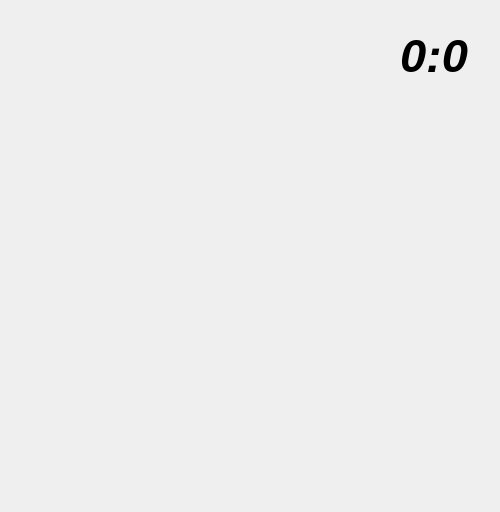
<?xml version="1.0" encoding="UTF-8"?>
<ui version="4.0">
 <class>MainWindow</class>
 <widget class="QMainWindow" name="MainWindow">
  <property name="enabled">
   <bool>true</bool>
  </property>
  <property name="geometry">
   <rect>
    <x>0</x>
    <y>0</y>
    <width>500</width>
    <height>512</height>
   </rect>
  </property>
  <property name="windowTitle">
   <string>MainWindow</string>
  </property>
  <widget class="QWidget" name="centralwidget">
   <widget class="QLabel" name="label">
    <property name="geometry">
     <rect>
      <x>0</x>
      <y>0</y>
      <width>500</width>
      <height>500</height>
     </rect>
    </property>
    <property name="text">
     <string/>
    </property>
    <property name="pixmap">
     <pixmap>cards 36/table.jpg</pixmap>
    </property>
   </widget>
   <widget class="QLabel" name="goalkeeper_1">
    <property name="enabled">
     <bool>true</bool>
    </property>
    <property name="geometry">
     <rect>
      <x>227</x>
      <y>10</y>
      <width>46</width>
      <height>67</height>
     </rect>
    </property>
    <property name="text">
     <string/>
    </property>
    <property name="pixmap">
     <pixmap>cards 36/cards_01.jpg</pixmap>
    </property>
   </widget>
   <widget class="QLabel" name="defender_1_3">
    <property name="geometry">
     <rect>
      <x>292</x>
      <y>85</y>
      <width>46</width>
      <height>67</height>
     </rect>
    </property>
    <property name="text">
     <string/>
    </property>
    <property name="pixmap">
     <pixmap>cards 36/cards_14.jpg</pixmap>
    </property>
   </widget>
   <widget class="QLabel" name="defender_1_2">
    <property name="geometry">
     <rect>
      <x>227</x>
      <y>85</y>
      <width>46</width>
      <height>67</height>
     </rect>
    </property>
    <property name="text">
     <string/>
    </property>
    <property name="pixmap">
     <pixmap>cards 36/cards_52.jpg</pixmap>
    </property>
   </widget>
   <widget class="QLabel" name="defender_1_1">
    <property name="geometry">
     <rect>
      <x>162</x>
      <y>85</y>
      <width>46</width>
      <height>67</height>
     </rect>
    </property>
    <property name="text">
     <string/>
    </property>
    <property name="pixmap">
     <pixmap>cards 36/cards_26.jpg</pixmap>
    </property>
   </widget>
   <widget class="QLabel" name="defender_2_3">
    <property name="geometry">
     <rect>
      <x>292</x>
      <y>335</y>
      <width>46</width>
      <height>67</height>
     </rect>
    </property>
    <property name="text">
     <string/>
    </property>
    <property name="pixmap">
     <pixmap>cards 36/cards_40.jpg</pixmap>
    </property>
   </widget>
   <widget class="QLabel" name="defender_2_2">
    <property name="geometry">
     <rect>
      <x>227</x>
      <y>335</y>
      <width>46</width>
      <height>67</height>
     </rect>
    </property>
    <property name="text">
     <string/>
    </property>
    <property name="pixmap">
     <pixmap>cards 36/cards_39.jpg</pixmap>
    </property>
   </widget>
   <widget class="QLabel" name="defender_2_4">
    <property name="geometry">
     <rect>
      <x>162</x>
      <y>335</y>
      <width>46</width>
      <height>67</height>
     </rect>
    </property>
    <property name="text">
     <string/>
    </property>
    <property name="pixmap">
     <pixmap>cards 36/cards_13.jpg</pixmap>
    </property>
   </widget>
   <widget class="QLabel" name="goalkeeper_2">
    <property name="geometry">
     <rect>
      <x>227</x>
      <y>410</y>
      <width>46</width>
      <height>67</height>
     </rect>
    </property>
    <property name="text">
     <string/>
    </property>
    <property name="pixmap">
     <pixmap>cards 36/cards_27.jpg</pixmap>
    </property>
   </widget>
   <widget class="QLabel" name="halfback_1_2">
    <property name="geometry">
     <rect>
      <x>260</x>
      <y>160</y>
      <width>46</width>
      <height>67</height>
     </rect>
    </property>
    <property name="text">
     <string/>
    </property>
    <property name="pixmap">
     <pixmap>cards 36/cards_09.jpg</pixmap>
    </property>
   </widget>
   <widget class="QLabel" name="halfback_2_2">
    <property name="geometry">
     <rect>
      <x>260</x>
      <y>260</y>
      <width>46</width>
      <height>67</height>
     </rect>
    </property>
    <property name="text">
     <string/>
    </property>
    <property name="pixmap">
     <pixmap>cards 36/cards_21.jpg</pixmap>
    </property>
   </widget>
   <widget class="QLabel" name="halfback_2_1">
    <property name="geometry">
     <rect>
      <x>194</x>
      <y>260</y>
      <width>46</width>
      <height>67</height>
     </rect>
    </property>
    <property name="text">
     <string/>
    </property>
    <property name="pixmap">
     <pixmap>cards 36/cards_45.jpg</pixmap>
    </property>
   </widget>
   <widget class="QLabel" name="deck_2">
    <property name="geometry">
     <rect>
      <x>420</x>
      <y>390</y>
      <width>46</width>
      <height>67</height>
     </rect>
    </property>
    <property name="tabletTracking">
     <bool>false</bool>
    </property>
    <property name="text">
     <string/>
    </property>
    <property name="pixmap">
     <pixmap>cards 36/cards_55.jpg</pixmap>
    </property>
   </widget>
   <widget class="QLabel" name="deck_1">
    <property name="geometry">
     <rect>
      <x>30</x>
      <y>30</y>
      <width>46</width>
      <height>67</height>
     </rect>
    </property>
    <property name="text">
     <string/>
    </property>
    <property name="pixmap">
     <pixmap>cards 36/cards_55.jpg</pixmap>
    </property>
   </widget>
   <widget class="QLabel" name="label_2">
    <property name="geometry">
     <rect>
      <x>400</x>
      <y>30</y>
      <width>100</width>
      <height>50</height>
     </rect>
    </property>
    <property name="font">
     <font>
      <pointsize>35</pointsize>
      <weight>75</weight>
      <italic>true</italic>
      <bold>true</bold>
     </font>
    </property>
    <property name="text">
     <string>0:0</string>
    </property>
   </widget>
   <widget class="QLabel" name="halfback_1_1">
    <property name="geometry">
     <rect>
      <x>194</x>
      <y>160</y>
      <width>46</width>
      <height>67</height>
     </rect>
    </property>
    <property name="text">
     <string/>
    </property>
    <property name="pixmap">
     <pixmap>cards 36/cards_09.jpg</pixmap>
    </property>
   </widget>
  </widget>
  <widget class="QMenuBar" name="menubar">
   <property name="geometry">
    <rect>
     <x>0</x>
     <y>0</y>
     <width>500</width>
     <height>21</height>
    </rect>
   </property>
  </widget>
 </widget>
 <resources/>
 <connections/>
</ui>
